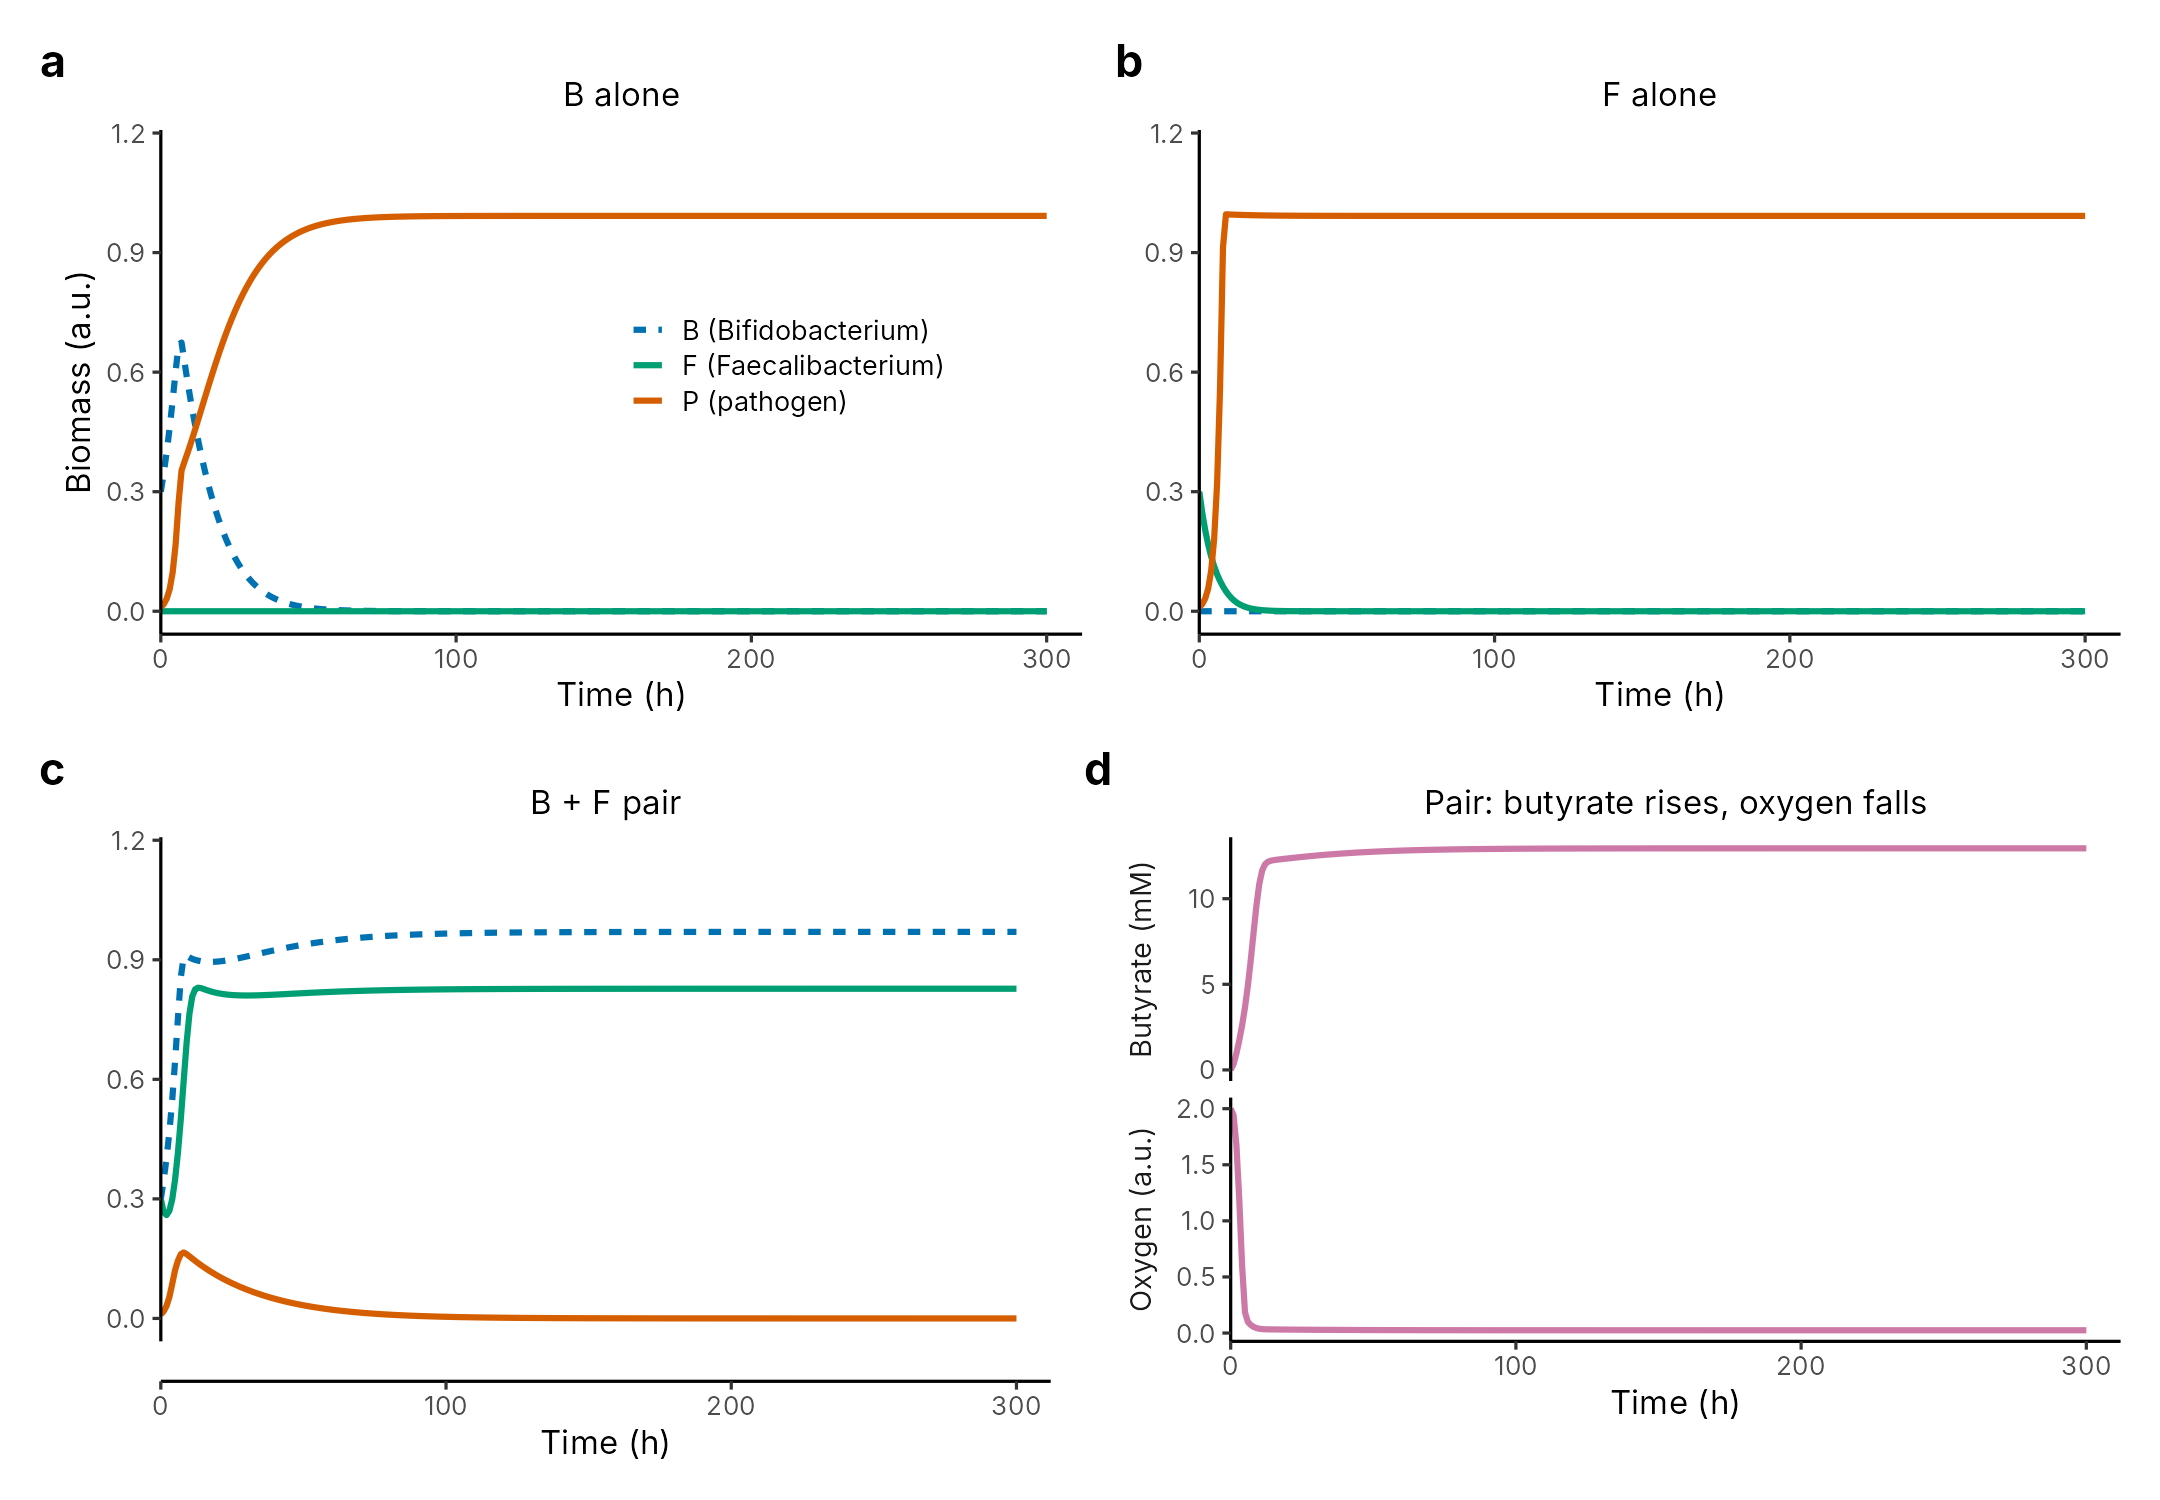

Recreate this plot in R.
suppressPackageStartupMessages({library(ggplot2);library(dplyr);library(patchwork)})
d<-read.csv("../stage2a/s2a_timecourse_v4.csv")|>mutate(case=factor(case,c("B alone","F alone","B + F pair"),c("B alone","F alone","B + F pair")))
oi<-c(B="#0072B2",F="#009E73",P="#D55E00")
th<-theme_classic(base_size=8)+theme(plot.tag=element_text(face="bold",size=11),plot.title=element_text(size=8,hjust=.5),legend.key.size=unit(.3,"cm"),legend.text=element_text(size=6.5),legend.title=element_blank())
mk<-function(cs,leg=FALSE){
  x<-d|>filter(case==cs,variable%in%c("B","F","P"))
  p<-ggplot(x,aes(time,value,colour=variable,linetype=variable))+geom_line(linewidth=.7)+
    scale_colour_manual(values=oi,labels=c(B="B (Bifidobacterium)",F="F (Faecalibacterium)",P="P (pathogen)"))+
    scale_linetype_manual(values=c(B="22",F="solid",P="solid"),labels=c(B="B (Bifidobacterium)",F="F (Faecalibacterium)",P="P (pathogen)"))+
    scale_x_continuous(breaks=c(0,100,200,300),expand=expansion(mult=c(0,.04)))+coord_cartesian(ylim=c(0,1.15))+
    labs(title=cs,x="Time (h)",y=if(leg)"Biomass (a.u.)" else NULL)+th
  if(leg)p+theme(legend.position=c(.68,.55)) else p+theme(legend.position="none")}
pa<-mk("B alone",TRUE);pb<-mk("F alone");pc<-mk("B + F pair")
y<-d|>filter(case=="B + F pair",variable%in%c("Butyrate","Oxygen"))|>mutate(variable=recode(variable,Butyrate="Butyrate (mM)",Oxygen="Oxygen (a.u.)"))
pd<-ggplot(y,aes(time,value))+geom_line(linewidth=.7,colour="#CC79A7")+facet_wrap(~variable,scales="free_y",ncol=1,strip.position="left")+
  scale_x_continuous(breaks=c(0,100,200,300),expand=expansion(mult=c(0,.04)))+labs(title="Pair: butyrate rises, oxygen falls",x="Time (h)",y=NULL)+th+
  theme(strip.placement="outside",strip.background=element_blank(),strip.text=element_text(size=7))
fig<-(pa|pb)/(pc|pd)+plot_annotation(tag_levels="a")
ggsave("fig2_timecourse.png",fig,width=7.2,height=5,dpi=300);ggsave("fig2_timecourse.pdf",fig,width=7.2,height=5)
